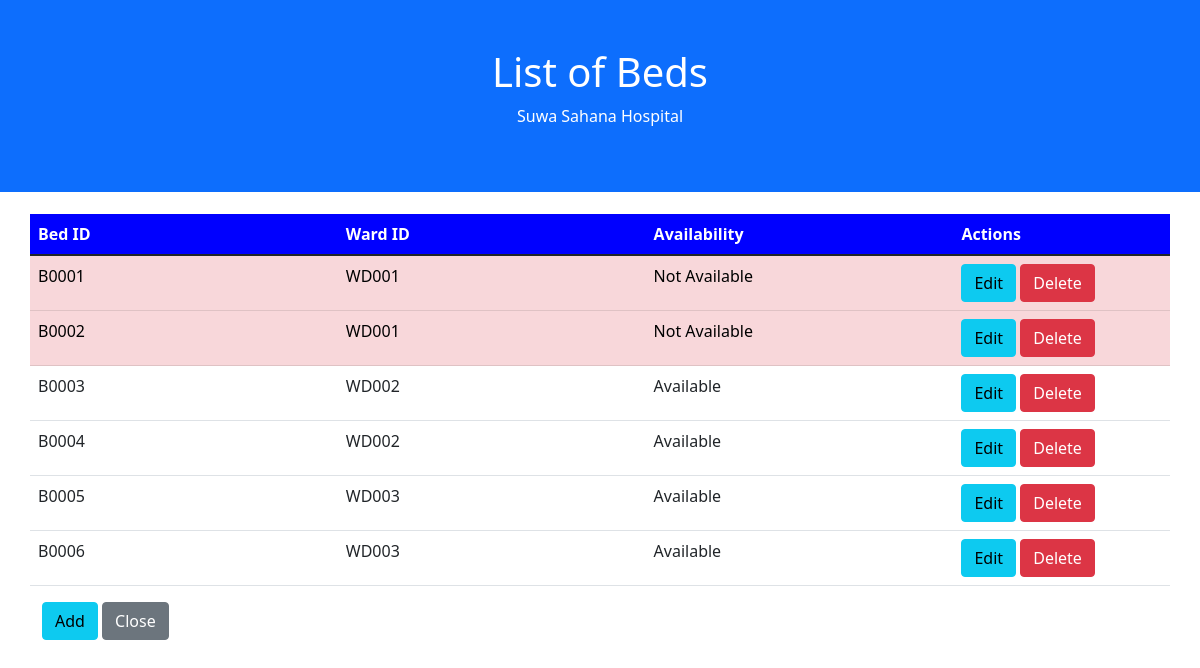
Screenshot of /beds.php with the database file from the repository.
### tables this page shows
CREATE TABLE `bed` (
  `Bed_ID` varchar(5) NOT NULL,
  `Ward_ID` varchar(5) NOT NULL,
  `Availability` tinyint(1) NOT NULL
);

### beds.php (the view, shortened to what this page needs)
<?php
$database = createMySQLConn();
$res_select = $database->query("SELECT * FROM `bed`");
?>
<!doctype html>
<html lang="en">
<head>
    <link href="https://cdn.jsdelivr.net/npm/bootstrap@5.1.1/dist/css/bootstrap.min.css" rel="stylesheet"
>
</head>
<body>
<div class="container-fluid p-5 bg-primary text-white text-center">
    <h1>List of Beds</h1>
    <p>Suwa Sahana Hospital</p>
</div>
<div class="container-fluid" style="margin-top: 20px;" id="nav-bed">
    <div class="container">
        <div class="row justify-content-center">
            <table class="table table-hover">
                <col style="width: 27%;" />
                <col style="width: 27%;" />
                <col style="width: 27%;" />
                <col style="width: 19%;" />
                <thead style="background-color: blue; color: white">
                <tr>
                    <th scope="col">Bed ID</th>
                    <th scope="col">Ward ID</th>
                    <th scope="col">Availability</th>
                    <th scope="col">Actions</th>
                </tr>
                </thead>
                <?php
                $row_count = 0;
                while ($row = $res_select->fetch_assoc()): ?>
                    <tr id="row-<?=$row_count?>" class="<?=$row['Availability']?: 'table-danger'?>">
                        <td><?=$row['Bed_ID']?></td>
                        <td><?=$row['Ward_ID']?></td>
                        <td><?=$row['Availability']? 'Available': 'Not Available'?></td>
                        <td>
                            <a href="#row-edit-<?=$row_count?>" class="btn btn-info data-row-toggle">Edit</a>
                            <a href="<?php echo htmlspecialchars($_SERVER["PHP_SELF"]); ?>?delete=<?=$row['Bed_ID']?>" class="btn btn-danger">Delete</a>
                        </td>
                    </tr>
                                <a href="#row-<?=$row_count++?>" class="btn btn-danger update-row-toggle">Close</a>
                <?php endwhile; ?>
            </table>
        </div>
    </div>
    <div class="container">
        <?php if (!isset($_GET['Add'])): ?>
        <a href="#row-add" class="btn btn-info btn-block" id="btn-add">Add</a>
        <?php endif; ?>
        <a href="<?php echo $_SESSION['previous_page']; ?>" class="btn btn-secondary btn-block">Close</a>
    </div>
</div>
</body>
</html>

### rows the page displays
bed: Bed_ID "B0001", Ward_ID "WD001", Availability "Not Available"
bed: Bed_ID "B0002", Ward_ID "WD001", Availability "Not Available"
bed: Bed_ID "B0003", Ward_ID "WD002", Availability "Available"
bed: Bed_ID "B0004", Ward_ID "WD002", Availability "Available"
bed: Bed_ID "B0005", Ward_ID "WD003", Availability "Available"
bed: Bed_ID "B0006", Ward_ID "WD003", Availability "Available"
